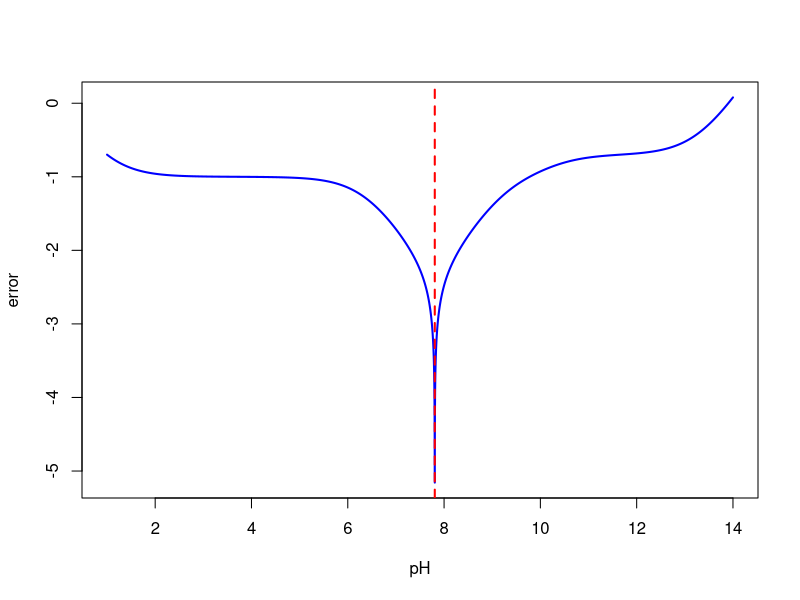
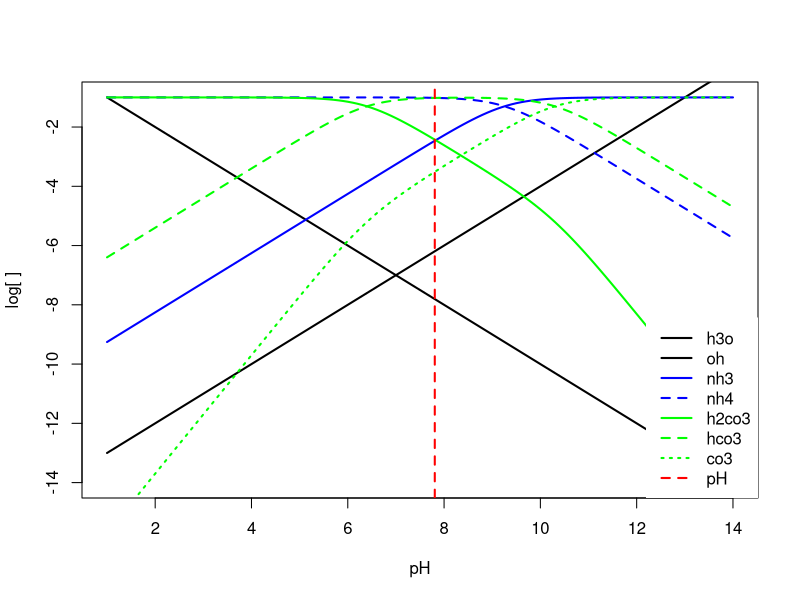
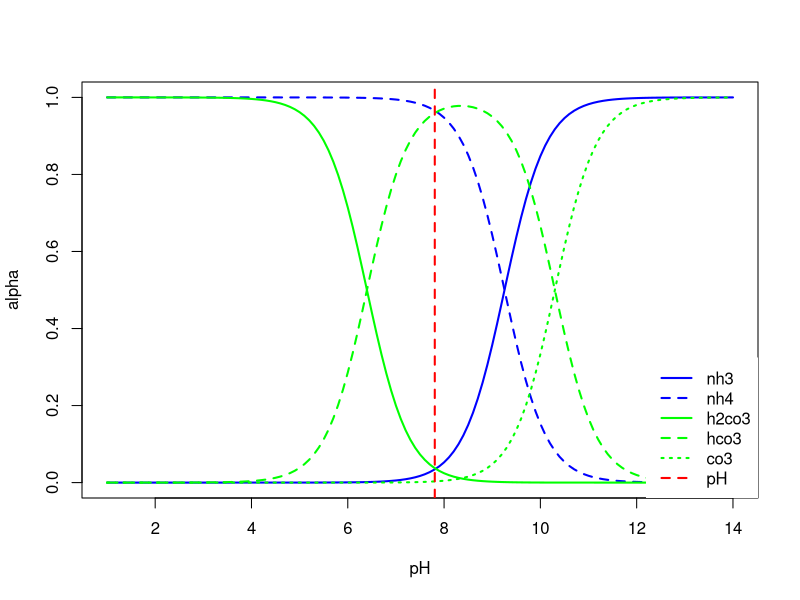

These figures' R source, in order:
# provide equilibrium constants for all reactions
Kw = 1.00e-14
kb = 1.8e-5 #kb for ammonia
ka1 = 4e-7 #ka1 for carbonic acid
ka2 = 5e-11 #ka2 for carbonic acid

# provide total concentration for all mass balances
c = 0.1

# set up master variable
pH = seq(1, 14, 0.001)

# calculate concentrations of all species in system
h3o = 10^-pH
oh = Kw/h3o
nh3 = (c*oh)/(kb + oh)
nh4 = c - nh3
h2co3 = c/(1 + (ka1/h3o) + (ka1*ka2/h3o^2))
hco3 = ka1*h2co3/h3o
co3 = ka2*hco3/h3o

# define error function using abolute value
error = abs(h3o + nh4 - hco3 - 2*co3 - oh)

# find the index for the minimum error (the error closest to zero)
id = which.min(error)
id

# report out all values
pH[id]
h3o[id]
oh[id]
nh3[id]
nh4[id]
h2co3[id]
hco3[id]
co3[id]
error[id]

# plot of error function (if of interest)
plot(pH, log10(error), type = "l", xlab = "pH", ylab = "error", lwd = 2, col = "blue")
abline(v = pH[id], lty = 2, col = "red", lwd = 2)

# plot of species concentrations
i = seq(1,length(pH), 100)
plot(x = pH[i], y = log10(h3o[i]), lwd = 2, type = "l", lty = 1, xlab = "pH", ylab = "log[ ]")
lines(x = pH[i], y = log10(oh[i]), lwd =2 , lty = 1)
lines(x = pH[i], y = log10(nh3[i]), lwd =2, col = "blue", lty = 1)
lines(x = pH[i], y = log10(nh4[i]), lwd =2 , col = "blue", lty = 2)
lines(x = pH[i], y = log10(h2co3[i]), lwd =2 , col = "green", lty = 1)
lines(x = pH[i], y = log10(hco3[i]), lwd =2 ,  col = "green", lty = 2)
lines(x = pH[i], y = log10(co3[i]), lwd =2 ,  col = "green", lty = 3)
abline(v = pH[id], lwd = 2, lty = 2, col = "red")
legend("bottomright", legend = c("h3o","oh","nh3", "nh4", "h2co3", "hco3", "co3", "pH"), lwd = 2, col = c("black", "black", "blue", "blue", "green", "green", "green", "red"), lty = c(1, 1, 1, 2, 1, 2, 3, 2), bg = "white", box.col = "white")

# alpha diagrams
i = seq(1,length(pH), 100)
plot(x = pH[i], y = nh3[i]/c, lwd = 2, col = "blue", type = "l", xlab = "pH", ylab = "alpha")
lines(x = pH[i], y = nh4[i]/c, lwd = 2, col = "blue", lty = 2)
lines(x = pH[i], y = h2co3[i]/c, lwd = 2, col = "green", lty = 1)
lines(x = pH[i], y = hco3[i]/c, lwd = 2, col = "green", lty = 2)
lines(x = pH[i], y = co3[i]/c, lwd = 2, col = "green", lty = 3)
abline(v = pH[id], lwd = 2, lty = 2, col = "red")
legend("bottomright", legend = c("nh3", "nh4", "h2co3", "hco3", "co3", "pH"), lwd = 2, col = c("blue", "blue", "green", "green", "green", "red"), lty = c(1, 2, 1, 2, 3, 2), bg = "white", box.col = "white")
